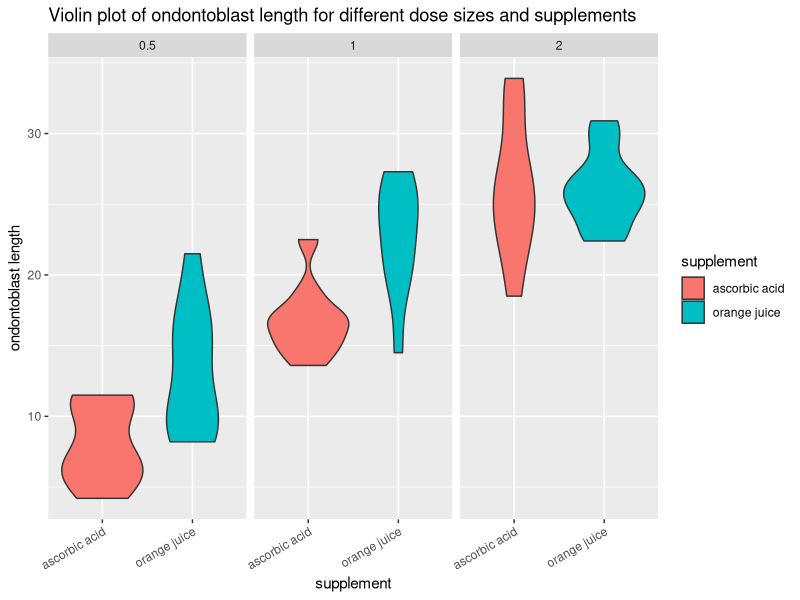
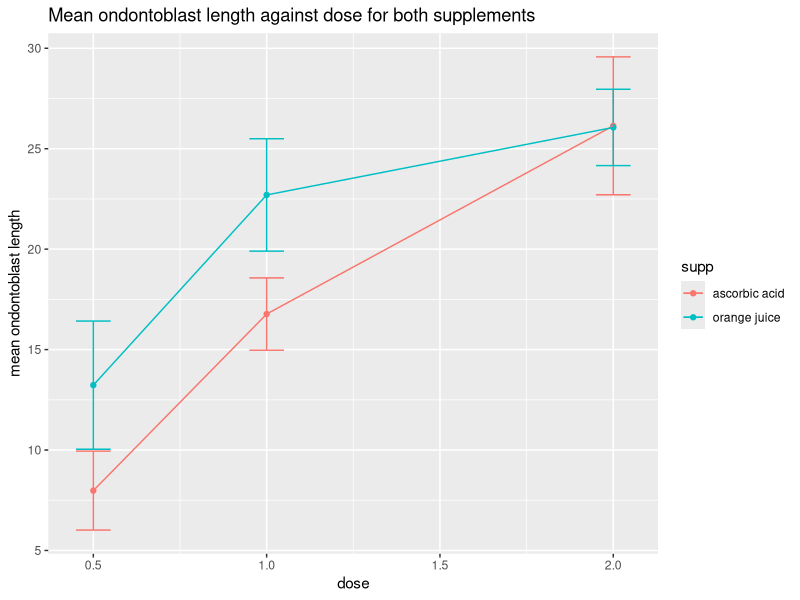

Generate these figures, in order, with R:
## ---- chunk 1
# Load packages
library(tidyverse)
## ---- chunk 2

# Create a violin plot of ondontoblast length for diffent dose sizes and supplements

data <- ToothGrowth %>% mutate(supp = str_replace(supp, "OJ","orange juice"))
data <- data %>% mutate(supp = str_replace(supp, "VC","ascorbic acid"))

g <- ggplot(data, mapping = aes(supp,len, fill = supp)) + geom_violin() +
        facet_grid(cols=vars(dose)) + 
        labs(title = "Violin plot of ondontoblast length for different dose sizes and supplements", x = "supplement", y = "ondontoblast length") +   
        scale_fill_discrete(name = "supplement") +
        theme(axis.text.x = element_text(angle = 30, hjust = 1))
g

## ---- chunk 3

# Calculate t confidence intervals for mean of each case

groups <- data %>% group_by(supp,dose) %>% summarise(mean = mean(len))

lower <- data %>% 
                group_by(supp,dose) %>% 
                        summarise(lower = t.test(len)$conf.int[1])

upper <- data %>% 
                group_by(supp,dose) %>% 
                        summarise(upper = t.test(len)$conf.int[2])

groups <- groups %>% 
                left_join(lower) %>% 
                left_join(upper)

## ---- chunk 4

# Plot means and confidence intervals

g <- ggplot(groups, mapping = aes(x = dose, y = mean, colour = supp)) + 
        geom_errorbar(mapping = aes(ymin = lower, ymax = upper), width = 0.1) +
        geom_point() +
        geom_line() + 
        labs(title = "Mean ondontoblast length against dose for both supplements", y = "mean ondontoblast length") +
        scale_fill_discrete(name = "supplement", labels = c("orange juice", "ascorbic acid"))
g
        

